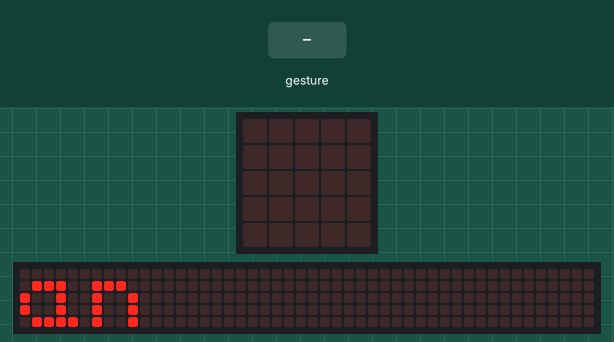
Simulated run of this program. Board: BBC micro:bit (MakeCode). Parts: the board's 5×5 LED display, a strip that is not on the board, showing the scrolling text unrolled. The test bench sets the inputs (shaded band). A tilt is held for 1.5 s and a shake lasts 1 s, then the board lies face up again; the 48×5 strip is a reading aid, not a part: it shows the text the display is scrolling, unrolled, one strip-width of it at a time.

Above: at 14.0 s.
15.7 s: gesture 'tilt right'
At 16.7 s:
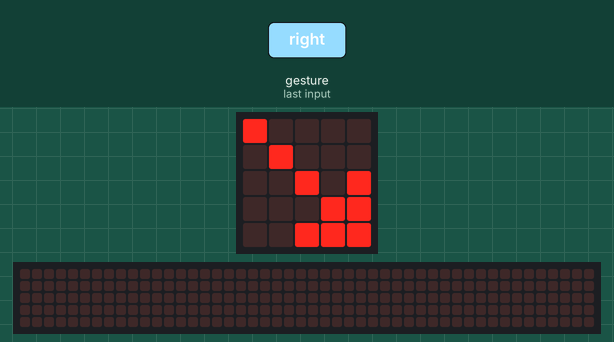
At 17.9 s:
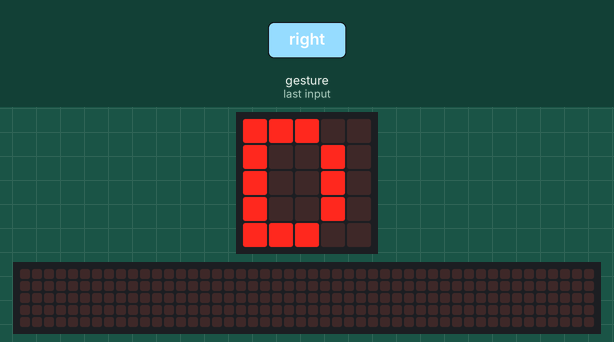
18.7 s: gesture 'tilt left'
At 20.0 s:
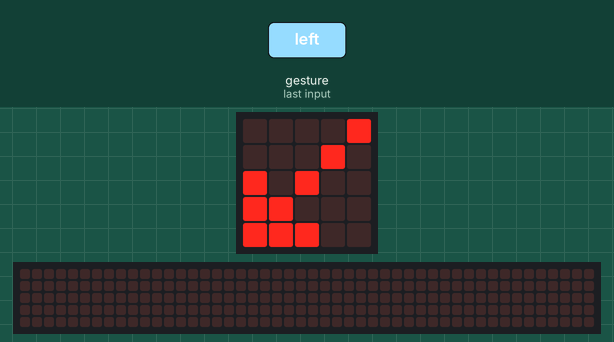

The program:

main.ts
```typescript
input.onGesture(Gesture.TiltRight, function () {
    basic.showArrow(ArrowNames.SouthEast)
    basic.pause(1000)
    basic.showString("D")
})
input.onGesture(Gesture.TiltLeft, function () {
    basic.showArrow(ArrowNames.SouthWest)
    basic.pause(1000)
    basic.showString("I")
})
basic.showString("Hola")
basic.showString("Soy Fabian")
basic.forever(function () {

})
```

test.ts
```typescript
// aquí va el archivo "tests"; esto no se compilará cuando este paquete se utilice como una extensión.
```

Measured:
- after the input at 15.7 s, the display: changes after 0.10 s (image 1)
- after the input at 18.7 s, the display: changes after 0.10 s (image 3)
- what the display in image 0 shows lasts 0.4 s, from 14.0 s to 14.4 s
- what the display in image 1 shows lasts 1.6 s, from 15.8 s to 17.4 s
